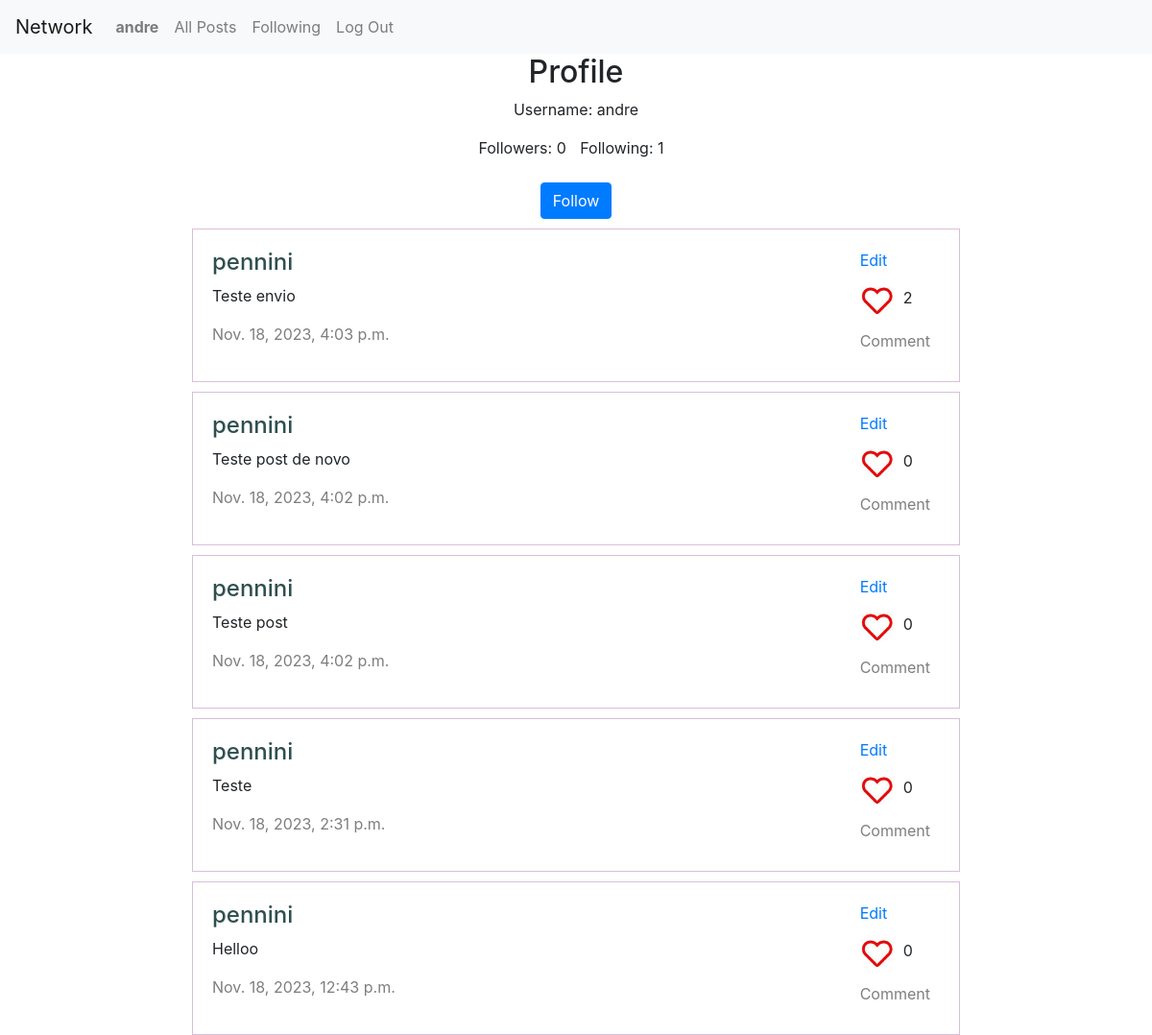
The page /profile/2 (signed in) on the database its author committed.
### network/models.py (models this page shows, shortened)
class User(AbstractUser):
    pass

class Post(models.Model):
    user = models.ForeignKey(User, on_delete=models.CASCADE, related_name="posts")
    content = models.TextField()
    timestamp = models.DateTimeField(auto_now_add=True)
    likes_post = models.IntegerField(default=0)

### network/views.py (the view)
# urls.py: path("profile/<int:user_id>", views.profile, name="profile"),
@login_required
def profile(request, user_id):
    user = User.objects.get(id=user_id)
    posts = Post.objects.filter(user=user_id).order_by("-timestamp").all()
    followers = Follow.objects.filter(following=user_id).count()
    following = Follow.objects.filter(user=user_id).count()
    if request.user.is_authenticated:
        if request.user == user_id:
            return render(request, "network/profile.html", {
                "user_id": user,
                "posts": posts,
                "followers": followers,
                "following": following
            })
        else:
            return render(request, "network/profile.html", {
                "user_id": user,
                "posts": posts,
                "followers": followers,
                "following": following,
                "follow": True
            })
    else:
        return HttpResponseRedirect(reverse("login"))

### network/templates/network/profile.html (shortened to what this page needs)
{% extends "network/layout.html" %}
{% load static %}
{% block body %}
    <div id="info-profile">
        <h2>Profile</h2>
        <div>
            <p>Username: {{ user.username }}</p>
            <div id="follow-profile">
                <span>Followers: {{ followers }}</span>
                <span>Following: {{ following }}</span>
            </div>
        </div>
        <br>
        <div class="follow-but">
            <button class="btn btn-primary" data-userid="{{ user.id }}">Follow</button>
        </div>
    </div>
    {% for post in posts %}
        <div class="post-views">
            <span>
                <a href="{% url 'profile' post.user.id %}" class="user-id"><h4>{{ post.user }}</h4></a>
                <p>{{ post.content }}</p>
                <p class="timestamp">{{ post.timestamp }}</p>
            </span>
            <span>
                <div class="post-interaction">
                    <div class="post-but">
                        <a href="#" class="edit-post" data-id="{{ post.id }}">Edit</a>
                    </div>
                    <div class="like-but">
                        <a href="#" class="like-post">
                            <img data-id="{{ post.id }}" src="{% static 'network/images/unlike.png' %}" alt="like button" class="icone-like">
                        </a>
                        <div id="like-{{ post.id }}">{{ post.likes_post }}</div>
                    </div>
                    <div class="post-but">
                        <a href="#" class="comment-post" data-id="{{ post.id }}">Comment</a>
                    </div>
                </div>
            </span>
        </div>
    {% endfor %}
{% endblock body %}

### network/templates/network/layout.html (shortened to what this page needs)
{% load static %}
<!DOCTYPE html>
<html lang="en">
    <head>
        <link rel="stylesheet" href="https://stackpath.bootstrapcdn.com/bootstrap/4.4.1/css/bootstrap.min.css">
        <link href="{% static 'network/styles.css' %}" rel="stylesheet">
    </head>
    <body>
        <nav class="navbar navbar-expand-lg navbar-light bg-light">
            <a class="navbar-brand" href="{% url 'index' %}">Network</a>
            <div>
              <ul class="navbar-nav mr-auto">
                {% if user.is_authenticated %}
                    <li class="nav-item">
                        <a class="nav-link" href="{% url 'profile' user.id %}"><strong>{{ user.username }}</strong></a>
                    </li>
                {% endif %}
                <li class="nav-item">
                  <a class="nav-link" href="{% url 'index' %}">All Posts</a>
                </li>
                {% if user.is_authenticated %}
                    <li class="nav-item">
                        <a class="nav-link" href="{% url 'following' %}">Following</a>
                    </li>
                    <li class="nav-item">
                        <a class="nav-link" href="{% url 'logout' %}">Log Out</a>
                    </li>
                {% endif %}
              </ul>
            </div>
          </nav>
        <div class="body">
            {% block body %}
            {% endblock %}
        </div>
    </body>
</html>

### network/static/network/styles.css (style rules this page uses)
span { word-wrap: break-word; margin-right: 10px; }
.post-views { display: flex; justify-content: space-between; margin-left: 200px; margin-right: 200px; margin-top: 10px; border: 1px solid thistle; padding: 20px; text-align: left; }
#info-profile { text-align: center; margin-left: 200px; margin-right: 200px; }
.post-but { margin-bottom: 10px; }
.like-but { display: flex; margin-top: 15px; margin-bottom: 15px; }
.like-post { margin-right: 10px; }
.user-id { color: darkslategrey; }
.comment-post, .timestamp { color: rgb(129, 125, 125); }
.icone-like { width: 35px; height: 30px; }

### rows shown on the page
User: username "andre"
Post: user "pennini", content "Teste envio", timestamp "Nov. 18, 2023, 4:03 p.m.", likes_post "2"
Post: user "pennini", content "Teste post de novo", timestamp "Nov. 18, 2023, 4:02 p.m.", likes_post "0"
Post: user "pennini", content "Teste post", timestamp "Nov. 18, 2023, 4:02 p.m.", likes_post "0"
Post: user "pennini", content "Teste", timestamp "Nov. 18, 2023, 2:31 p.m.", likes_post "0"
Post: user "pennini", content "Helloo", timestamp "Nov. 18, 2023, 12:43 p.m.", likes_post "0"

### other values the page prints
{{ followers }} "0"
{{ following }} "1"
